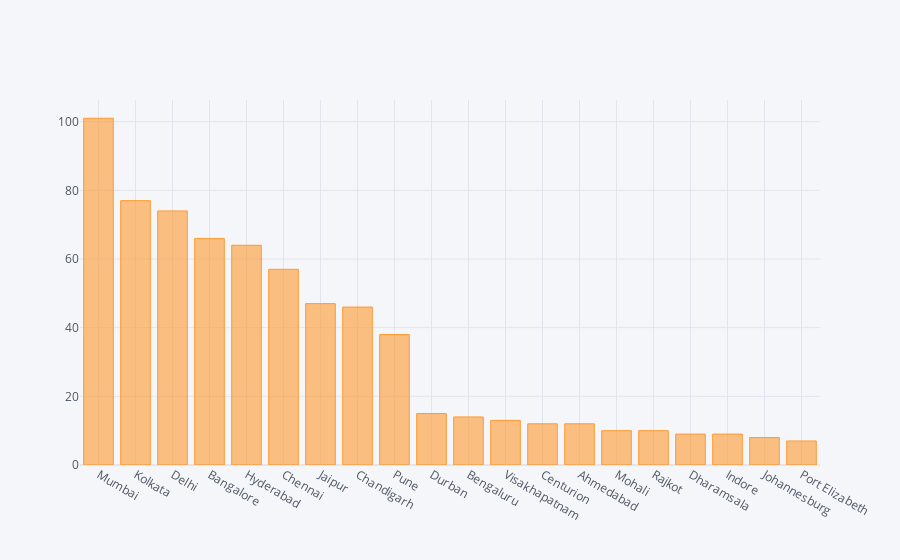

Notebook source saved alongside this figure:
### Code cell
city[:20].iplot(kind = 'bar')

### Figure 1 — Plotly figure (JSON) as saved in the notebook; plotly's stock layout.template omitted (floating-point values rounded to 4 significant figures)
{"data": [{"marker": {"color": "rgba(255, 153, 51, 0.6)", "line": {"color": "rgba(255, 153, 51, 1.0)", "width": 1}}, "name": "city", "orientation": "v", "text": "", "type": "bar", "x": ["Mumbai", "Kolkata", "Delhi", "Bangalore", "Hyderabad", "Chennai", "Jaipur", "Chandigarh", "Pune", "Durban", "Bengaluru", "Visakhapatnam", "Centurion", "Ahmedabad", "Mohali", "Rajkot", "Dharamsala", "Indore", "Johannesburg", "Port Elizabeth"], "y": [101, 77, 74, 66, 64, 57, 47, 46, 38, 15, 14, 13, 12, 12, 10, 10, 9, 9, 8, 7]}], "layout": {"legend": {"bgcolor": "#F5F6F9", "font": {"color": "#4D5663"}}, "paper_bgcolor": "#F5F6F9", "plot_bgcolor": "#F5F6F9", "title": {"font": {"color": "#4D5663"}}, "xaxis": {"gridcolor": "#E1E5ED", "showgrid": true, "tickfont": {"color": "#4D5663"}, "title": {"font": {"color": "#4D5663"}, "text": ""}, "zerolinecolor": "#E1E5ED"}, "yaxis": {"gridcolor": "#E1E5ED", "showgrid": true, "tickfont": {"color": "#4D5663"}, "title": {"font": {"color": "#4D5663"}, "text": ""}, "zerolinecolor": "#E1E5ED"}}}
